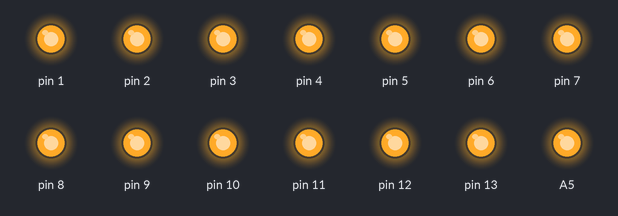
Recording of a sketch running on a simulated Arduino Uno, built with avr-gcc and run on an emulated ATmega328P. On the bench: output pins drawn as LEDs (lit = HIGH). Pins used as bus, display or sensor lines are not drawn.

Above: at 0.1 s.
At 0.7 s:
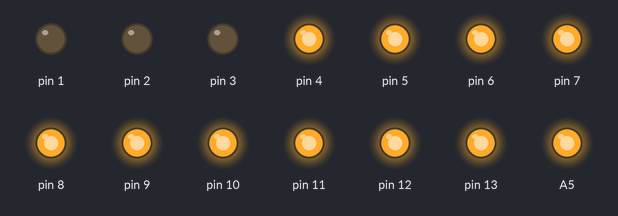
At 1.1 s:
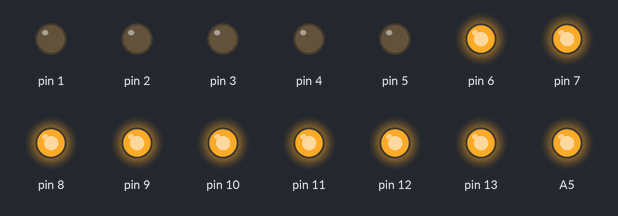
At 1.5 s:
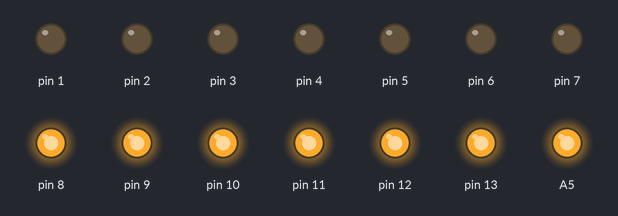
At 2.3 s:
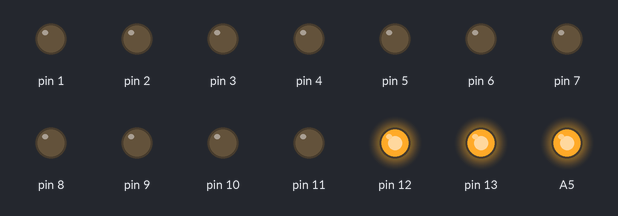
At 3.1 s:
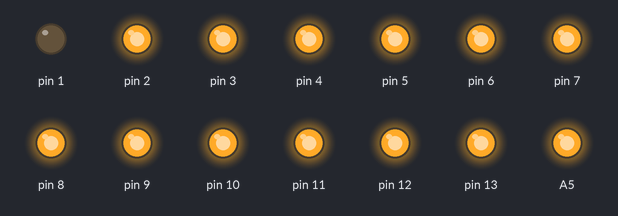
Timing chart, 0 to 3.4 s (numbered marks = the images above):
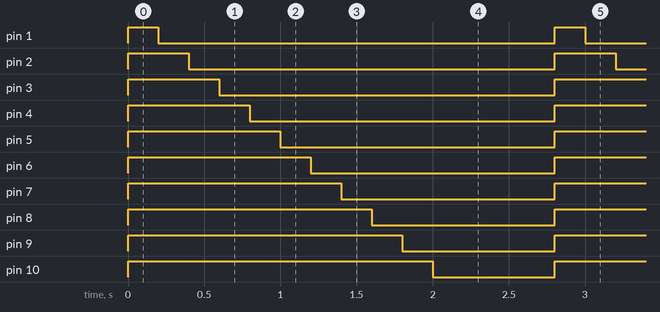

Measured:
- by itself, pin 1: alternates HIGH for 0.20 s and LOW for 2.6 s
- by itself, pin 2: alternates HIGH for 0.40 s and LOW for 2.4 s
- by itself, pin 3: alternates HIGH for 0.60 s and LOW for 2.2 s
- by itself, pin 4: alternates HIGH for 0.80 s and LOW for 2.0 s
- by itself, pin 5: alternates HIGH for 1.0 s and LOW for 1.8 s
- by itself, pin 6: alternates HIGH for 1.2 s and LOW for 1.6 s
- by itself, pin 7: alternates HIGH for 1.4 s and LOW for 1.4 s
- by itself, pin 8: alternates HIGH for 1.6 s and LOW for 1.2 s

The sketch:

running_led.ino
```cpp
void setup(){
  for(int i =0;i<14;i++){
    pinMode(i,OUTPUT);
  }
  pinMode(A5,OUTPUT);

}

void loop(){
  digitalWrite(A5,HIGH);
 for(int i=0;i<14;i++){
  digitalWrite(i,HIGH);
 }
  for(int i=0;i<14;i++){
  digitalWrite(i,LOW);
  delay(200);
 }


}
```
